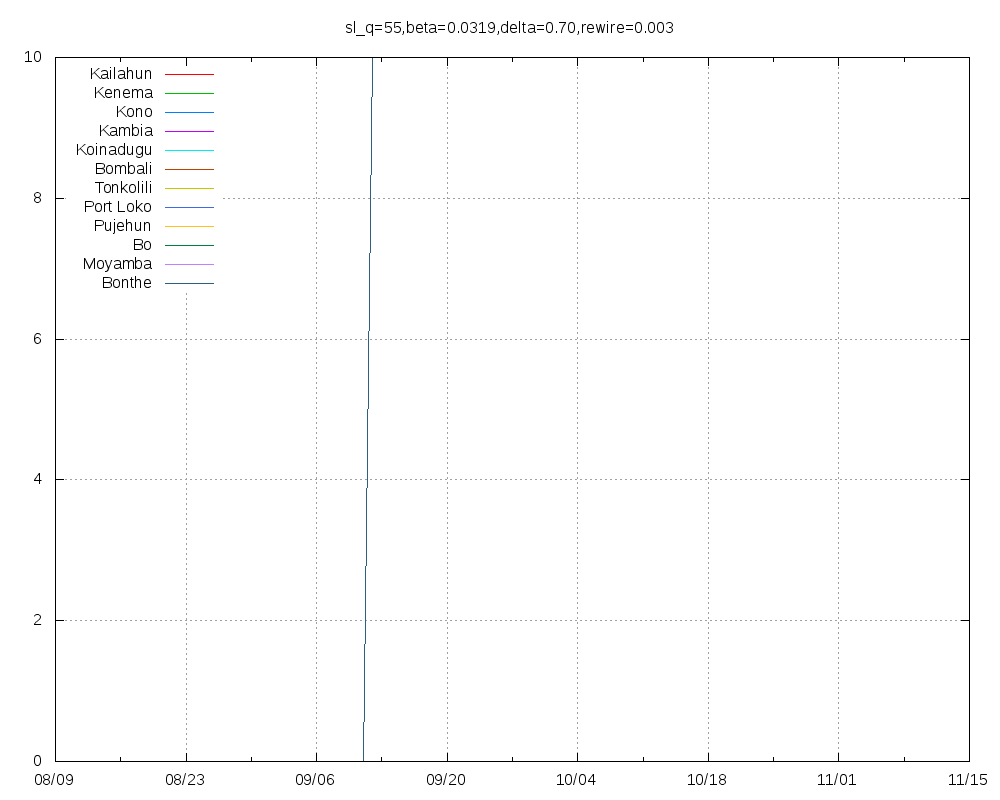

This figure's gnuplot source:
set title "sl_q=55,beta=0.0319,delta=0.70,rewire=0.003"
set key top left
set grid
set xdata time
set timefmt "%Y-%m-%d"
set terminal png size 1000,800
set output "sl_q=55,beta=0.0319,delta=0.70,rewire=0.003.png"
plot "Kailahun.tab" using 1:2 title "Kailahun" with lines,"Kenema.tab" using 1:2 title "Kenema" with lines,"Kono.tab" using 1:2 title "Kono" with lines,"Kambia.tab" using 1:2 title "Kambia" with lines,"Koinadugu.tab" using 1:2 title "Koinadugu" with lines,"Bombali.tab" using 1:2 title "Bombali" with lines,"Tonkolili.tab" using 1:2 title "Tonkolili" with lines,"Port_Loko.tab" using 1:2 title "Port Loko" with lines,"Pujehun.tab" using 1:2 title "Pujehun" with lines,"Bo.tab" using 1:2 title "Bo" with lines,"Moyamba.tab" using 1:2 title "Moyamba" with lines,"Bonthe.tab" using 1:2 title "Bonthe" with lines
